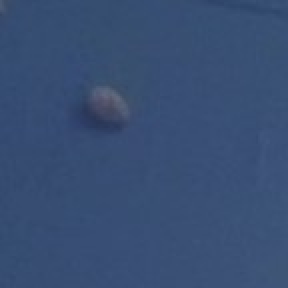
#> input picture Training/0/01.jpg, 144 x 144 px (shown 2 times larger); its folder holds 4 pictures in this run
$ python sample_explode.py   (Python 2 division)
#> lines starting #> are read from the running program, lines starting #| are printed output that depends on the picture
import skimage
import io,os
import matplotlib.pyplot as plt
from PIL import Image, ImageEnhance, ImageChops

def move(img_path, off_x, off_y):
	img = Image.open(img_path)
	offset = ImageChops.offset(img, off_x, off_y )
	return offset

# [78 lines left out: functions flip, aj_contrast, rotation, randomGaussian, randomColor, not called in this run]


def case_insensitive_sort(liststring):
		listtemp = [(x.lower(),x) for x in liststring]
		listtemp.sort()
		return [x[1] for x in listtemp]


class ScanFile(object):
	def __init__(self,directory,prefix=None,postfix=None):
		self.directory=directory
		self.prefix=prefix
		self.postfix=postfix

	def scan_files(self):

		print "Scan started!"
		files_list=[]

		for dirpath,dirnames,filenames in os.walk(self.directory):
			'''''
			dirpath is a string, the path to the directory.
			dirnames is a list of the names of the subdirectories in dirpath (excluding '.' and '..').
			filenames is a list of the names of the non-directory files in dirpath.
			'''
			counter = 0
			list=[]
			for special_file in filenames:
				if self.postfix:
					special_file.endswith(self.postfix)
					files_list.append(os.path.join(dirpath,special_file))
				elif self.prefix:
					special_file.startswith(self.prefix)
					files_list.append(os.path.join(dirpath,special_file))
				else:
					counter += 1
					list.append(os.path.join(dirpath,special_file))


			if counter > 2:
				print "Found ",counter," files"
				files_list.extend(list)

		files_list=case_insensitive_sort(files_list)

		return files_list

	# [5 lines left out: function scan_subdir, not called in this run]


def mkdir(path):

	path=path.strip()
	path=path.rstrip("/")

	isExists=os.path.exists(path)

	if not isExists:
		os.makedirs(path)

		print path+' Sucessfully made the directory!'
		return True
	else:
		print path+' Directory already exists'
		return False


if __name__=="__main__":

	dir = "/home/clarence/Desktop/OceanMiner/Training/0"

	split_result = dir.split('/')
	dir_name = split_result[-1]

	print dir_name

	move_dir = os.path.join(dir, "..", dir_name + "_move")
	mkdir(move_dir)
	flip_dir = os.path.join(dir, "..", dir_name + "_flip")
	mkdir(flip_dir)
	contrast_dir = os.path.join(dir,"..", dir_name + "_contrast")
	mkdir(contrast_dir)
	rotation_dir = os.path.join(dir,"..", dir_name + "_rotation")
	mkdir(rotation_dir)
	gaussian_dir = os.path.join(dir,"..", dir_name + "_gaussian")
	mkdir(gaussian_dir)
	#randomcolor_dir = os.path.join(dir,"/randomcolor")
	#mkdir(randomcolor_dir)

	scan = ScanFile(dir)
	files = scan.scan_files()
	print files

	number = 0
	for file in files:
		if os.path.splitext(file)[1] == '.png' or os.path.splitext(file)[1] == '.jpg':

			file_name = os.path.splitext( os.path.split(file)[1] ) [0]

			# Convert
			img_move = move(file, 20, 0)
#> in move, img is the input picture: PIL image 144x144 RGB; mean R, G, B 56.2, 78.5, 115.3
#> in move, `offset = ImageChops.offset(img, off_x, off_y )`:
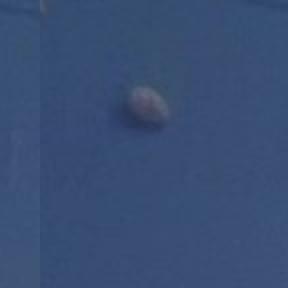
#> offset: PIL image 144x144 RGB (shown 2 times larger); mean R, G, B 56.2, 78.5, 115.3
			img_move.save(os.path.join(move_dir, "_".join((file_name ,"move20.png"))))

			number = number + 1
#> pass 2 of the loop `for file in files:`:
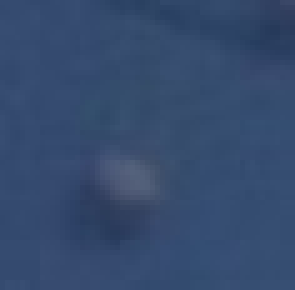
#> input picture Training/0/02.jpg, 59 x 58 px (shown 5 times larger)
#> in move, img is the input picture: PIL image 59x58 RGB; mean R, G, B 53, 74.8, 109.8
#> in move (call 2), `offset = ImageChops.offset(img, off_x, off_y )`:
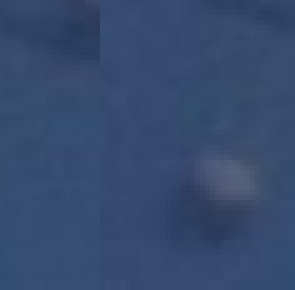
#> offset: PIL image 59x58 RGB (shown 5 times larger); mean R, G, B 53, 74.8, 109.8


	print "Processed " + str(number) + " Images"
